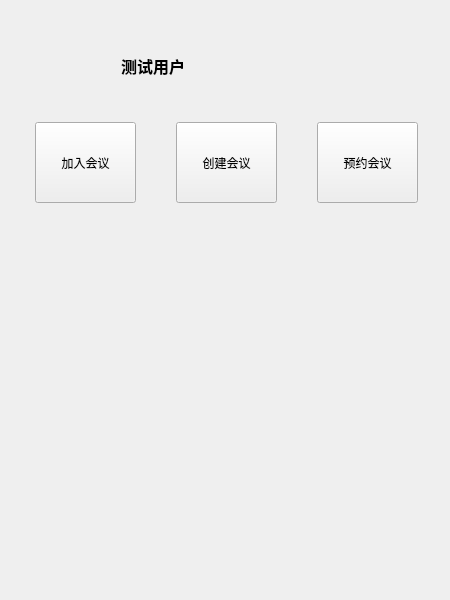
<?xml version="1.0" encoding="UTF-8"?>
<ui version="4.0">
 <class>WeChatDialog</class>
 <widget class="QDialog" name="WeChatDialog">
  <property name="geometry">
   <rect>
    <x>0</x>
    <y>0</y>
    <width>450</width>
    <height>600</height>
   </rect>
  </property>
  <property name="minimumSize">
   <size>
    <width>450</width>
    <height>600</height>
   </size>
  </property>
  <property name="maximumSize">
   <size>
    <width>450</width>
    <height>600</height>
   </size>
  </property>
  <property name="font">
   <font>
    <family>微软雅黑 Light</family>
   </font>
  </property>
  <property name="windowTitle">
   <string>WeChatDialog</string>
  </property>
  <property name="layoutDirection">
   <enum>Qt::LeftToRight</enum>
  </property>
  <layout class="QVBoxLayout" name="verticalLayout">
   <property name="leftMargin">
    <number>1</number>
   </property>
   <item>
    <widget class="QWidget" name="wdg_content" native="true">
     <property name="autoFillBackground">
      <bool>true</bool>
     </property>
     <widget class="QWidget" name="layoutWidget">
      <property name="geometry">
       <rect>
        <x>0</x>
        <y>110</y>
        <width>451</width>
        <height>83</height>
       </rect>
      </property>
      <layout class="QHBoxLayout" name="horizontalLayout">
       <item>
        <widget class="QToolButton" name="pb_join">
         <property name="minimumSize">
          <size>
           <width>101</width>
           <height>81</height>
          </size>
         </property>
         <property name="maximumSize">
          <size>
           <width>101</width>
           <height>81</height>
          </size>
         </property>
         <property name="text">
          <string>加入会议</string>
         </property>
         <property name="icon">
          <iconset resource="resourcce.qrc">
           <normaloff>:/images/1.jpg</normaloff>:/images/1.jpg</iconset>
         </property>
         <property name="iconSize">
          <size>
           <width>50</width>
           <height>50</height>
          </size>
         </property>
         <property name="toolButtonStyle">
          <enum>Qt::ToolButtonTextUnderIcon</enum>
         </property>
        </widget>
       </item>
       <item>
        <widget class="QToolButton" name="pb_create">
         <property name="minimumSize">
          <size>
           <width>101</width>
           <height>81</height>
          </size>
         </property>
         <property name="maximumSize">
          <size>
           <width>101</width>
           <height>81</height>
          </size>
         </property>
         <property name="text">
          <string>创建会议</string>
         </property>
         <property name="icon">
          <iconset resource="resourcce.qrc">
           <normaloff>:/images/1.jpg</normaloff>:/images/1.jpg</iconset>
         </property>
         <property name="iconSize">
          <size>
           <width>50</width>
           <height>50</height>
          </size>
         </property>
         <property name="toolButtonStyle">
          <enum>Qt::ToolButtonTextUnderIcon</enum>
         </property>
        </widget>
       </item>
       <item>
        <widget class="QToolButton" name="pb_tool3">
         <property name="minimumSize">
          <size>
           <width>101</width>
           <height>81</height>
          </size>
         </property>
         <property name="maximumSize">
          <size>
           <width>101</width>
           <height>81</height>
          </size>
         </property>
         <property name="text">
          <string>预约会议</string>
         </property>
         <property name="icon">
          <iconset resource="resourcce.qrc">
           <normaloff>:/images/1.jpg</normaloff>:/images/1.jpg</iconset>
         </property>
         <property name="iconSize">
          <size>
           <width>50</width>
           <height>50</height>
          </size>
         </property>
         <property name="toolButtonStyle">
          <enum>Qt::ToolButtonTextUnderIcon</enum>
         </property>
        </widget>
       </item>
      </layout>
     </widget>
     <widget class="QPushButton" name="pb_icon">
      <property name="geometry">
       <rect>
        <x>40</x>
        <y>20</y>
        <width>60</width>
        <height>60</height>
       </rect>
      </property>
      <property name="text">
       <string/>
      </property>
      <property name="icon">
       <iconset resource="resourcce.qrc">
        <normaloff>:/tx/12.png</normaloff>:/tx/12.png</iconset>
      </property>
      <property name="iconSize">
       <size>
        <width>60</width>
        <height>60</height>
       </size>
      </property>
      <property name="flat">
       <bool>true</bool>
      </property>
     </widget>
     <widget class="QLabel" name="lb_name">
      <property name="geometry">
       <rect>
        <x>120</x>
        <y>40</y>
        <width>251</width>
        <height>30</height>
       </rect>
      </property>
      <property name="font">
       <font>
        <family>微软雅黑 Light</family>
        <pointsize>12</pointsize>
        <weight>75</weight>
        <bold>true</bold>
       </font>
      </property>
      <property name="text">
       <string>测试用户</string>
      </property>
     </widget>
     <widget class="QPushButton" name="pb_set">
      <property name="geometry">
       <rect>
        <x>400</x>
        <y>30</y>
        <width>31</width>
        <height>31</height>
       </rect>
      </property>
      <property name="text">
       <string/>
      </property>
      <property name="icon">
       <iconset>
        <normaloff>:/images/sett.png</normaloff>:/images/sett.png</iconset>
      </property>
      <property name="flat">
       <bool>true</bool>
      </property>
     </widget>
     <widget class="QScrollArea" name="scrollArea">
      <property name="geometry">
       <rect>
        <x>50</x>
        <y>240</y>
        <width>421</width>
        <height>381</height>
       </rect>
      </property>
      <property name="autoFillBackground">
       <bool>true</bool>
      </property>
      <property name="frameShape">
       <enum>QFrame::NoFrame</enum>
      </property>
      <property name="widgetResizable">
       <bool>true</bool>
      </property>
      <widget class="QWidget" name="scrollAreaWidgetContents">
       <property name="geometry">
        <rect>
         <x>0</x>
         <y>0</y>
         <width>421</width>
         <height>381</height>
        </rect>
       </property>
      </widget>
     </widget>
    </widget>
   </item>
  </layout>
 </widget>
 <resources>
  <include location="resourcce.qrc"/>
 </resources>
 <connections/>
</ui>
